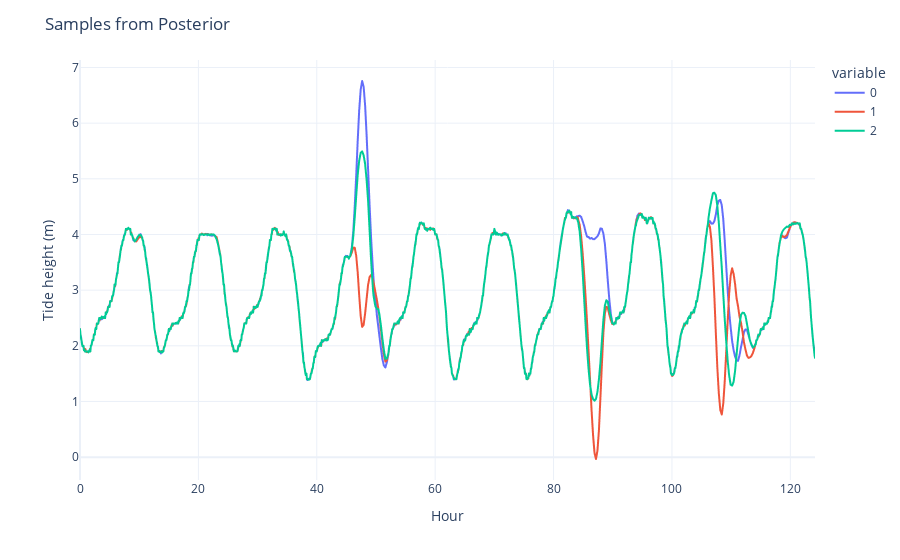

Notebook code cell kept with this figure:
### Code cell
def get_mean_and_cov(hparams=None):
    # we calculate our posterior distribution conditioned on data
    K = kernel_function(x, x, hparams)
    Kxx = kernel_function(t, t, hparams)
    Kx = kernel_function(x, t, hparams)
    Kxx_inv = np.linalg.pinv(Kxx)

    # mean and cov of conditioned GP
    mean = Kx @ Kxx_inv @ y
    cov = K - Kx @ Kxx_inv @ Kx.T
    return mean, cov

mean, cov = get_mean_and_cov()
# Get samples from the posterior
samples = np.random.multivariate_normal(mean, cov, 3).T

# we plot the data with the extrapolation
fig = px.line(pd.DataFrame(samples, index=x))
fig.update_layout(xaxis_title='Hour', yaxis_title='Tide height (m)', title='Samples from Posterior')

### Figure 1 — Plotly figure (JSON) as saved in the notebook; plotly's stock layout.template omitted (floating-point values rounded to 4 significant figures; data arrays with more than 128 entries replaced by an {"elided": "..."} marker saying what was removed)
{"data": [{"hovertemplate": "variable=0<br>index=%{x}<br>value=%{y}<extra></extra>", "legendgroup": "0", "line": {"color": "#636efa", "dash": "solid"}, "marker": {"symbol": "circle"}, "mode": "lines", "name": "0", "showlegend": true, "type": "scattergl", "x": {"elided": "1258 float values"}, "xaxis": "x", "y": {"elided": "1258 float values"}, "yaxis": "y"}, {"hovertemplate": "variable=1<br>index=%{x}<br>value=%{y}<extra></extra>", "legendgroup": "1", "line": {"color": "#EF553B", "dash": "solid"}, "marker": {"symbol": "circle"}, "mode": "lines", "name": "1", "showlegend": true, "type": "scattergl", "x": {"elided": "1258 float values"}, "xaxis": "x", "y": {"elided": "1258 float values"}, "yaxis": "y"}, {"hovertemplate": "variable=2<br>index=%{x}<br>value=%{y}<extra></extra>", "legendgroup": "2", "line": {"color": "#00cc96", "dash": "solid"}, "marker": {"symbol": "circle"}, "mode": "lines", "name": "2", "showlegend": true, "type": "scattergl", "x": {"elided": "1258 float values"}, "xaxis": "x", "y": {"elided": "1258 float values"}, "yaxis": "y"}], "layout": {"legend": {"title": {"text": "variable"}, "tracegroupgap": 0}, "margin": {"t": 60}, "title": {"text": "Samples from Posterior"}, "xaxis": {"anchor": "y", "domain": [0, 1], "title": {"text": "Hour"}}, "yaxis": {"anchor": "x", "domain": [0, 1], "title": {"text": "Tide height (m)"}}}}
